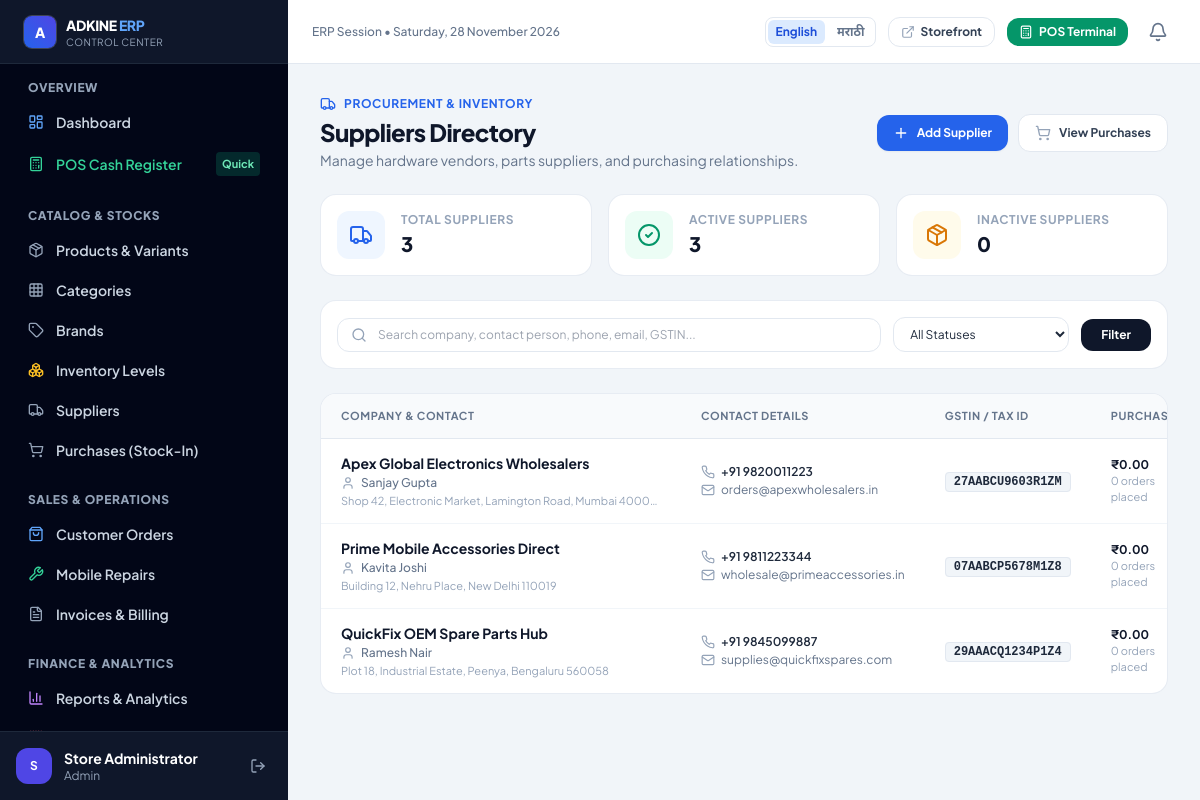
Screenshot of /admin/suppliers.php (signed in) with the database file from the repository.
### tables this page shows
CREATE TABLE `suppliers` (
  `id` int(10) UNSIGNED NOT NULL,
  `name` varchar(150) NOT NULL,
  `company_name` varchar(150) NOT NULL,
  `email` varchar(191) DEFAULT NULL,
  `phone` varchar(30) NOT NULL,
  `address` text DEFAULT NULL,
  `gstin` varchar(30) DEFAULT NULL,
  `is_active` tinyint(1) DEFAULT 1,
  `created_at` timestamp NULL DEFAULT current_timestamp()
);

### includes/db.php (called while the page is built, shortened)
<?php
function db(): mysqli
{
    static $conn = null;
    if ($conn === null) {
        $conn = new mysqli(DB_HOST, DB_USER, DB_PASS, DB_NAME, DB_PORT);
        $conn->set_charset(DB_CHARSET);
    }
    return $conn;
}
function _db_execute(string $sql, array $params): mysqli_stmt
{
    $stmt = db()->prepare($sql);
    if (!empty($params)) {
        $stmt->execute(array_values($params));
    } else {
        $stmt->execute();
    }
    return $stmt;
}
function db_fetch_all(string $sql, array $params = []): array
{
    $stmt   = _db_execute($sql, $params);
    $result = $stmt->get_result();
    $rows   = $result->fetch_all(MYSQLI_ASSOC);
    return $rows;
}
function db_fetch_value(string $sql, array $params = []): mixed
{
    $stmt   = _db_execute($sql, $params);
    $result = $stmt->get_result();
    $row    = $result->fetch_array(MYSQLI_NUM);
    return $row[0] ?? null;
}

### admin/suppliers.php (the view, shortened to what this page needs)
<?php
require_once __DIR__ . '/../includes/admin-header.php';
$search = trim($_GET['search'] ?? '');
$where = [];
$params = [];
$where_sql = $where ? 'WHERE ' . implode(' AND ', $where) : '';
$suppliers = db_fetch_all(
    "SELECT s.*,
            (SELECT COUNT(*) FROM purchases p WHERE p.supplier_id = s.id) AS total_orders,
            (SELECT COALESCE(SUM(total_amount), 0) FROM purchases p WHERE p.supplier_id = s.id) AS total_purchased
       FROM suppliers s
       $where_sql
   ORDER BY s.is_active DESC, s.company_name ASC",
    $params
);
$total_suppliers = (int)db_fetch_value("SELECT COUNT(*) FROM suppliers");
$active_suppliers = (int)db_fetch_value("SELECT COUNT(*) FROM suppliers WHERE is_active = 1");
?>
<div class="space-y-6 max-w-7xl mx-auto">
    <div class="flex flex-col sm:flex-row sm:items-center sm:justify-between gap-4">
        <div>
            <div class="flex items-center gap-2 text-xs font-bold uppercase tracking-wider text-blue-600 mb-1">
                <i data-lucide="truck" class="w-4 h-4"></i>
                Procurement &amp; Inventory
            </div>
            <h1 class="text-2xl font-black text-slate-900 tracking-tight">Suppliers Directory</h1>
            <p class="text-sm text-slate-500 mt-0.5">Manage hardware vendors, parts suppliers, and purchasing relationships.</p>
        </div>
        <div class="flex items-center gap-2.5">
            <button onclick="document.getElementById('addSupplierModal').classList.remove('hidden')" class="inline-flex items-center gap-2 px-4 py-2.5 rounded-xl bg-blue-600 hover:bg-blue-700 text-white font-bold text-xs shadow-sm transition">
                <i data-lucide="plus" class="w-4 h-4"></i>
                <span>Add Supplier</span>
            </button>
            <a href="<?= url('/admin/purchases.php') ?>" class="inline-flex items-center gap-2 px-4 py-2.5 rounded-xl border border-slate-200 bg-white hover:bg-slate-50 text-slate-700 font-bold text-xs transition">
                <i data-lucide="shopping-cart" class="w-4 h-4 text-slate-400"></i>
                <span>View Purchases</span>
            </a>
        </div>
    </div>
    <div class="grid grid-cols-1 sm:grid-cols-3 gap-4">
        <div class="p-4 rounded-2xl bg-white border border-slate-200/80 shadow-xs flex items-center gap-4">
            <div class="w-12 h-12 rounded-xl bg-blue-50 text-blue-600 flex items-center justify-center shrink-0">
                <i data-lucide="truck" class="w-6 h-6"></i>
            </div>
            <div>
                <p class="text-xs font-bold text-slate-400 uppercase tracking-wider">Total Suppliers</p>
                <p class="text-xl font-black text-slate-900 mt-0.5"><?= number_format($total_suppliers) ?></p>
            </div>
        </div>
        <div class="p-4 rounded-2xl bg-white border border-slate-200/80 shadow-xs flex items-center gap-4">
            <div class="w-12 h-12 rounded-xl bg-emerald-50 text-emerald-600 flex items-center justify-center shrink-0">
                <i data-lucide="check-circle-2" class="w-6 h-6"></i>
            </div>
            <div>
                <p class="text-xs font-bold text-slate-400 uppercase tracking-wider">Active Suppliers</p>
                <p class="text-xl font-black text-slate-900 mt-0.5"><?= number_format($active_suppliers) ?></p>
            </div>
        </div>
        <div class="p-4 rounded-2xl bg-white border border-slate-200/80 shadow-xs flex items-center gap-4">
            <div class="w-12 h-12 rounded-xl bg-amber-50 text-amber-600 flex items-center justify-center shrink-0">
                <i data-lucide="package" class="w-6 h-6"></i>
            </div>
            <div>
                <p class="text-xs font-bold text-slate-400 uppercase tracking-wider">Inactive Suppliers</p>
                <p class="text-xl font-black text-slate-900 mt-0.5"><?= number_format($total_suppliers - $active_suppliers) ?></p>
            </div>
        </div>
    </div>
    <div class="p-4 rounded-2xl bg-white border border-slate-200/80 shadow-xs">
        <form method="GET" action="<?= url('/admin/suppliers.php') ?>" class="flex flex-col sm:flex-row gap-3 items-center">
            <div class="relative flex-1 w-full">
                <i data-lucide="search" class="w-4 h-4 text-slate-400 absolute left-3.5 top-1/2 -translate-y-1/2"></i>
                <input type="text" name="search" value="<?= e($search) ?>" placeholder="Search company, contact person, phone, email, GSTIN..."
                       class="w-full pl-10 pr-4 py-2 text-xs rounded-xl border border-slate-200 focus:outline-none focus:ring-2 focus:ring-blue-500/20 focus:border-blue-600 transition">
            </div>
            <select name="status" class="w-full sm:w-44 px-3 py-2 text-xs rounded-xl border border-slate-200 bg-white focus:outline-none focus:ring-2 focus:ring-blue-500/20 focus:border-blue-600 transition">
                <option value="">All Statuses</option>
            </select>
            <button type="submit" class="w-full sm:w-auto px-5 py-2 rounded-xl bg-slate-900 hover:bg-slate-800 text-white text-xs font-bold transition">
                Filter
            </button>
        </form>
    </div>
    <div class="rounded-2xl bg-white border border-slate-200/80 shadow-xs overflow-hidden">
        <div class="overflow-x-auto">
            <table class="w-full text-left text-xs">
                <thead class="bg-slate-50 border-b border-slate-200 text-[11px] font-bold uppercase tracking-wider text-slate-500">
                    <tr>
                        <th class="px-5 py-3.5">Company &amp; Contact</th>
                        <th class="px-5 py-3.5">Contact Details</th>
                        <th class="px-5 py-3.5">GSTIN / Tax ID</th>
                        <th class="px-5 py-3.5">Purchases</th>
                    </tr>
                </thead>
                <tbody class="divide-y divide-slate-100 text-slate-700">
                    <?php if (empty($suppliers)): ?>
                        <tr>
                            <td colspan="6" class="px-5 py-12 text-center text-slate-400">
                                <i data-lucide="truck" class="w-8 h-8 mx-auto mb-2 opacity-40"></i>
                                <p class="text-sm font-semibold">No suppliers found.</p>
                                <p class="text-xs text-slate-400 mt-0.5">Try clearing filters or add a new supplier vendor.</p>
                            </td>
                        </tr>
                    <?php else: ?>
                        <?php foreach ($suppliers as $s): ?>
                            <tr class="hover:bg-slate-50/70 transition">
                                <td class="px-5 py-3.5">
                                    <div class="font-bold text-slate-900 text-sm"><?= e($s['company_name']) ?></div>
                                    <div class="text-slate-500 font-medium flex items-center gap-1.5 mt-0.5">
                                        <i data-lucide="user" class="w-3.5 h-3.5 text-slate-400"></i>
                                        <?= e($s['name']) ?>
                                    </div>
                                    <?php if (!empty($s['address'])): ?>
                                        <div class="text-[11px] text-slate-400 truncate max-w-xs mt-0.5" title="<?= e($s['address']) ?>">
                                            <?= e($s['address']) ?>
                                        </div>
                                    <?php endif; ?>
                                </td>
                                <td class="px-5 py-3.5">
                                    <div class="flex items-center gap-1.5 font-semibold text-slate-800">
                                        <i data-lucide="phone" class="w-3.5 h-3.5 text-slate-400"></i>
                                        <?= e($s['phone']) ?>
                                    </div>
                                    <?php if (!empty($s['email'])): ?>
                                        <div class="flex items-center gap-1.5 text-slate-500 mt-0.5">
                                            <i data-lucide="mail" class="w-3.5 h-3.5 text-slate-400"></i>
                                            <?= e($s['email']) ?>
                                        </div>
                                    <?php endif; ?>
                                </td>
                                <td class="px-5 py-3.5">
                                    <?php if (!empty($s['gstin'])): ?>
                                        <span class="font-mono text-xs font-bold text-slate-800 bg-slate-100 px-2 py-0.5 rounded border border-slate-200">
                                            <?= e($s['gstin']) ?>
                                        </span>
                                    <?php else: ?>
                                        <span class="text-slate-400 italic">None</span>
                                    <?php endif; ?>
                                </td>
                                <td class="px-5 py-3.5">
                                    <div class="font-bold text-slate-900"><?= format_currency($s['total_purchased']) ?></div>
                                    <div class="text-[11px] text-slate-400"><?= (int)$s['total_orders'] ?> orders placed</div>
                                </td>
                            </tr>
                        <?php endforeach; ?>
                    <?php endif; ?>
                </tbody>
            </table>
        </div>
    </div>
</div>
<?php require_once __DIR__ . '/../includes/admin-footer.php'; ?>

### includes/admin-header.php (style rules this page uses)
body { font-family: 'Plus Jakarta Sans', 'Noto Sans Devanagari', sans-serif; -webkit-tap-highlight-color: transparent; }
html, body { overflow-x: hidden; }
html { scrollbar-color: #94a3b8 #e2e8f0; scrollbar-width: thin; }

### rows the page displays
suppliers: company_name "Apex Global Electronics Wholesalers", name "Sanjay Gupta", address "Shop 42, Electronic Market, Lamington Road, Mumbai 4000…", phone "+91 9820011223", email "orders@apexwholesalers.in", gstin "27AABCU9603R1ZM", total_purchased "₹0.00", total_orders "0"
suppliers: company_name "Prime Mobile Accessories Direct", name "Kavita Joshi", address "Building 12, Nehru Place, New Delhi 110019", phone "+91 9811223344", email "wholesale@primeaccessories.in", gstin "07AABCP5678M1Z8", total_purchased "₹0.00", total_orders "0"
suppliers: company_name "QuickFix OEM Spare Parts Hub", name "Ramesh Nair", address "Plot 18, Industrial Estate, Peenya, Bengaluru 560058", phone "+91 9845099887", email "supplies@quickfixspares.com", gstin "29AAACQ1234P1Z4", total_purchased "₹0.00", total_orders "0"

### other values shown
substr(auth()['full_name'] ?? 'A', 0, 1) "S"
auth()['full_name'] "Store Administrator"
auth()['role_slug'] "Admin"
$label "English"
$label "मराठी"
$total_suppliers "3"
$active_suppliers "3"
$total_suppliers - $active_suppliers "0"
